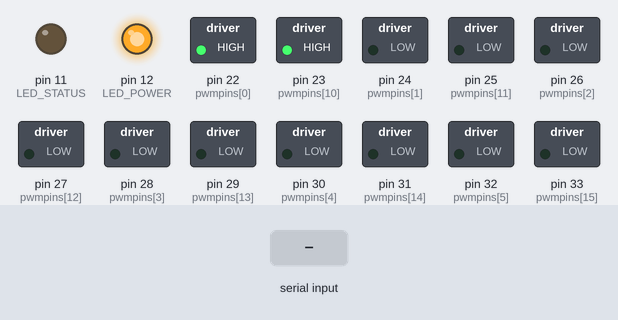
The sketch below on a simulated Arduino Mega 2560, built with avr-gcc and run on an emulated ATmega2560. On the bench: switched loads named in the sketch (green lamp = pin HIGH), output pins drawn as LEDs (lit = HIGH). The test bench sets the inputs (shaded band).

Above: at 0.05 s.
At 1.2 s:
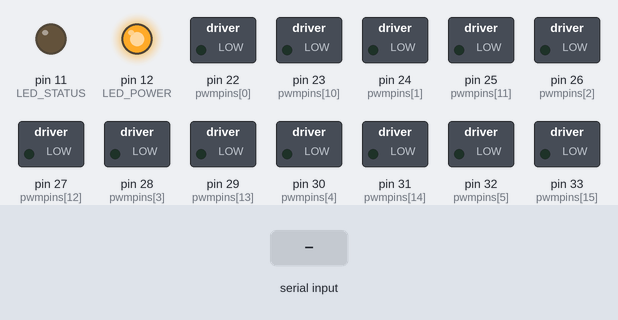
1.3 s: byte 255 (0xff) received over Serial
At 2.36 s:
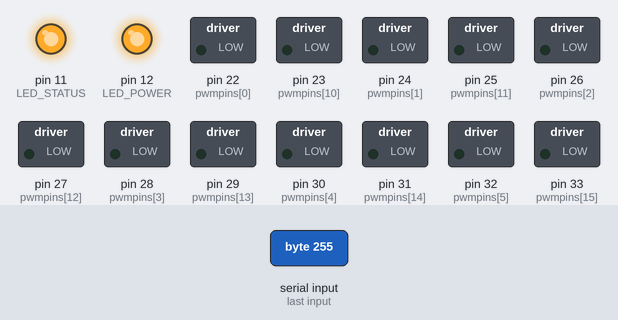
Timing chart, 0 to 4.3 s (numbered marks = the images above; inputs shaded):
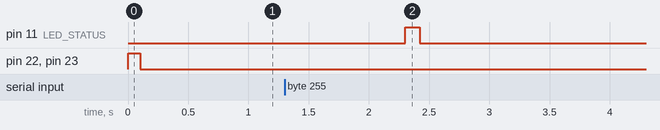

The sketch:

trimpBeat.ino
```cpp
// Authors: Ajay Kapur and Eric Heep
// 2014 Redo of Robot Code for KarmetiK Instruments
// Serial Input in conjunction with

#define LED_POWER 12
#define LED_STATUS 11

#include <avr/interrupt.h>
#include <avr/io.h>

// ID number of the arduino, each robot must have a different one

// Marimbot is 0
// For Lydia... TrimpSpin is 2 and TrimpBeat is 1
// SnapperBots are 3-8
// StringThing is 9
// RattleTron is 10
#define arduinoID 1

// stores our incoming values
char bytes[2];
int handshake = 0;

short notes[20];
int num_pwmpins = 20;
int pwmpins[] = {
  22,24,26,28,30,32,34,36,38,40,23,25,27,29,31,33,35,37,39,41};
const int NUM_SOLENOIDS = 20;
int statustimer = 0;


void setup() {
  // Serial  open
  Serial.begin(57600);

  // Interrupt timer parameters
  TCCR2A = 1;
  TCCR2B = 3;
  TIMSK2 = 1;

  // Power and status LEDS
  pinMode(LED_POWER, OUTPUT);
  pinMode(LED_STATUS, OUTPUT);
  digitalWrite(LED_POWER, HIGH);

  for (int i = 0; i <  num_pwmpins; i++) {
    pinMode(pwmpins[i], OUTPUT);
  }
  // when done booting, make sound
  notes[0] = 100;
  notes[10] = 100;
}

ISR(TIMER2_OVF_vect){
  // Solenoid Control
  for (int idx = 0; idx < num_pwmpins; idx++){
    if (notes[idx]>0) {
      digitalWrite(pwmpins[idx],HIGH);
      notes[idx]--;
    }
    else {
      digitalWrite(pwmpins[idx],LOW);
    }
  }
  // Status Timer
  if (statustimer > 0) {
    digitalWrite(LED_STATUS, HIGH);
    statustimer--;
  }
  else{
    digitalWrite(LED_STATUS, LOW);
  }
}

void testSolenoid(int delay_time, int note, int velocity) {
  statustimer = 120;
  notes[note] = (velocity * 0.5);
  delay(delay_time);
}

void loop() {
  // Read Serial Data
  if (Serial.available()) {
    // parity byte
    if (Serial.read() == 0xff) {
      // reads in a two index array from ChucK
      Serial.readBytes(bytes, 2);

      // reads the first six bits for the note number
      // then reads the last ten bits for the note velocity
      int note = byte(bytes[0]) >> 2;
      int velocity = (byte(bytes[0]) << 8 | byte(bytes[1])) & 1023;

      // message required for "handshake" to occur
      // happens once per Arduino at the start of the ChucK serial code
      // unnecessary if only using one Meepo at a time
      if (note == 63 && velocity == 1023 && handshake == 0) {
        Serial.write(arduinoID);
        handshake = 1;
        // when handshake works they make a sound
        notes[5] = 100;
        notes[15] = 100;
      }
      if (note >= 0 && note <= NUM_SOLENOIDS) {
        statustimer = 120;
        notes[note] = (velocity * 0.5);
      }
    }
  }
}
```

Measured:
- after the input at 1.3 s, pin 11 (LED_STATUS): LOW → HIGH after 1.0 s, → LOW 0.12 s later
